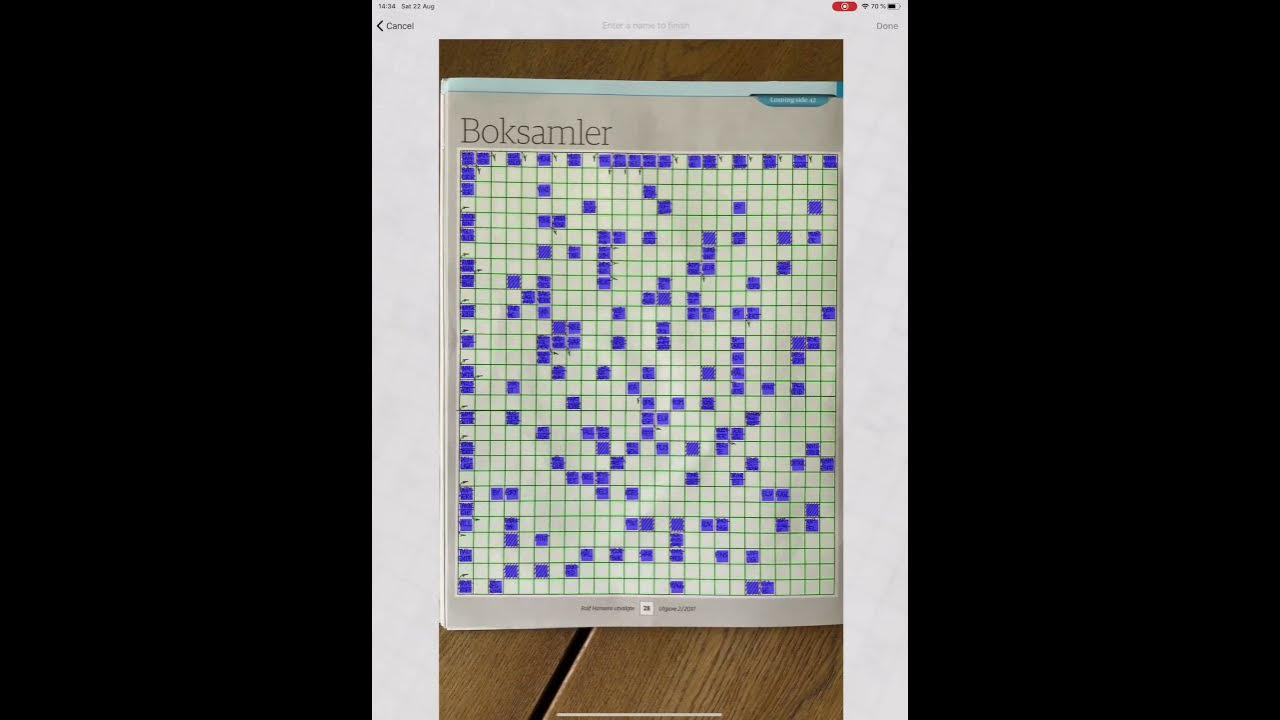
#> input picture pictures/maxres2.jpg, 1280 x 720 px, found by its file name
$ jupyter execute Segmentation_Detection.ipynb   (older library calls are emulated)
#> lines starting #> are read from the running program, lines starting #| are printed output that depends on the picture; after the words box and inside, x2 and y2 are one past the last pixel; in counts of white or black regions, pixels touching at a corner belong together
[cell 1]
import sys
import math
import cv2
import numpy  as np
import matplotlib.pyplot as plt

[cell 2]
# Set the default file
file = r'pictures\maxres2.jpg'
    # Load the image (you can directly use the file path)
src = cv2.imread(file, cv2.IMREAD_GRAYSCALE)
#> src: shape (720, 1280); min 0, max 255, mean 72.1

Global Processing Hough Transform

[cell 3]
   # Perform Canny edge detection
dst = cv2.Canny(src, 50, 200, None, 3)
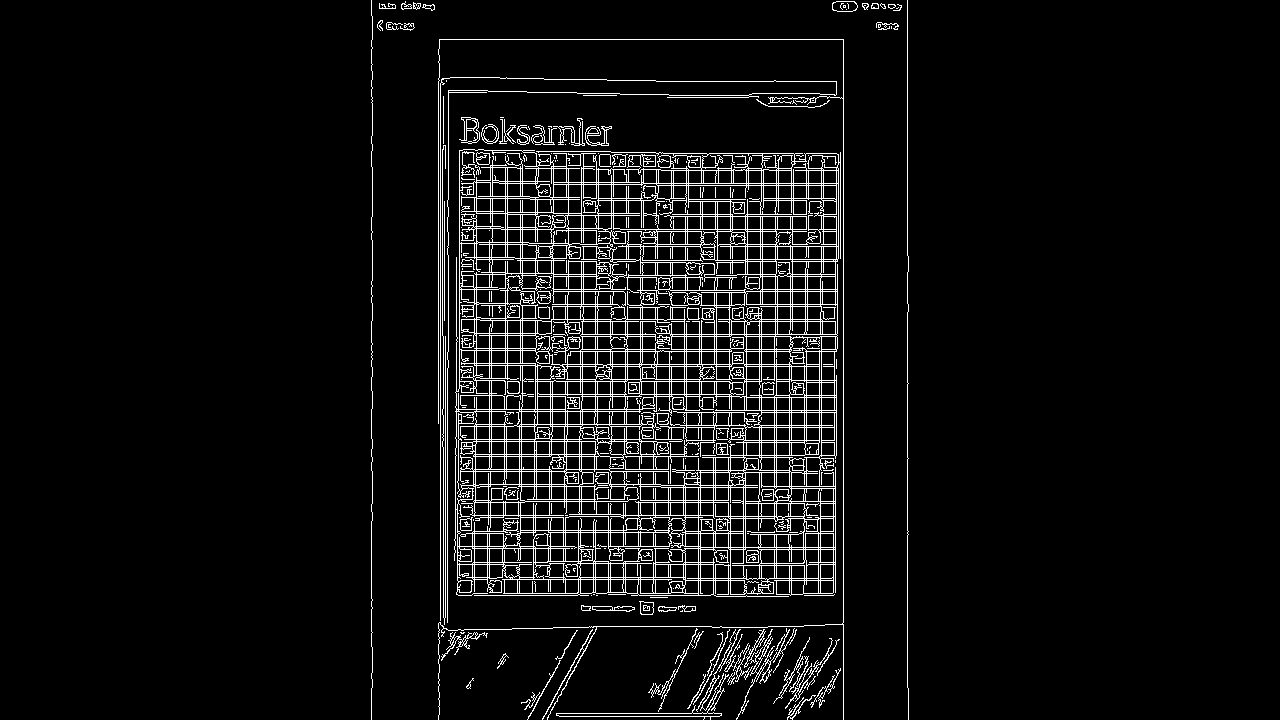
#> dst: shape (720, 1280); 6% white in thin lines or dots, all inside (x1, y1, x2, y2) = (371, 0, 909, 720)

    # Convert edges to BGR for display
cdst = cv2.cvtColor(dst, cv2.COLOR_GRAY2BGR)
cdstP = np.copy(cdst)

    # Standard Hough Line Transform
lines = cv2.HoughLines(dst, 1, np.pi / 180, 150, None, 0, 0)
#> lines = 1895 rows, first 8: [843, 0], [907, 0], [440, 0], [39, 1.57], [438, 0], [371, 0], [443, 0], [776, 0]

if lines is not None:
        for i in range(0, len(lines)):
            rho = lines[i][0][0]
            theta = lines[i][0][1]
            a = math.cos(theta)
            b = math.sin(theta)
            x0 = a * rho
            y0 = b * rho
            pt1 = (int(x0 + 1000*(-b)), int(y0 + 1000*(a)))
            pt2 = (int(x0 - 1000*(-b)), int(y0 - 1000*(a)))
            cv2.line(cdst, pt1, pt2, (0, 0, 255), 3, cv2.LINE_AA)
#> this loop made 1895 passes
#> (rho, theta, a, b, x0, y0, pt1, pt2) on passes 1 to 3: (843, 0, 1, 0, 843, 0, (843, 1000), (843, -1000)), (907, 0, 1, 0, 907, 0, (907, 1000), (907, -1000)), (440, 0, 1, 0, 440, 0, (440, 1000), (440, -1000))
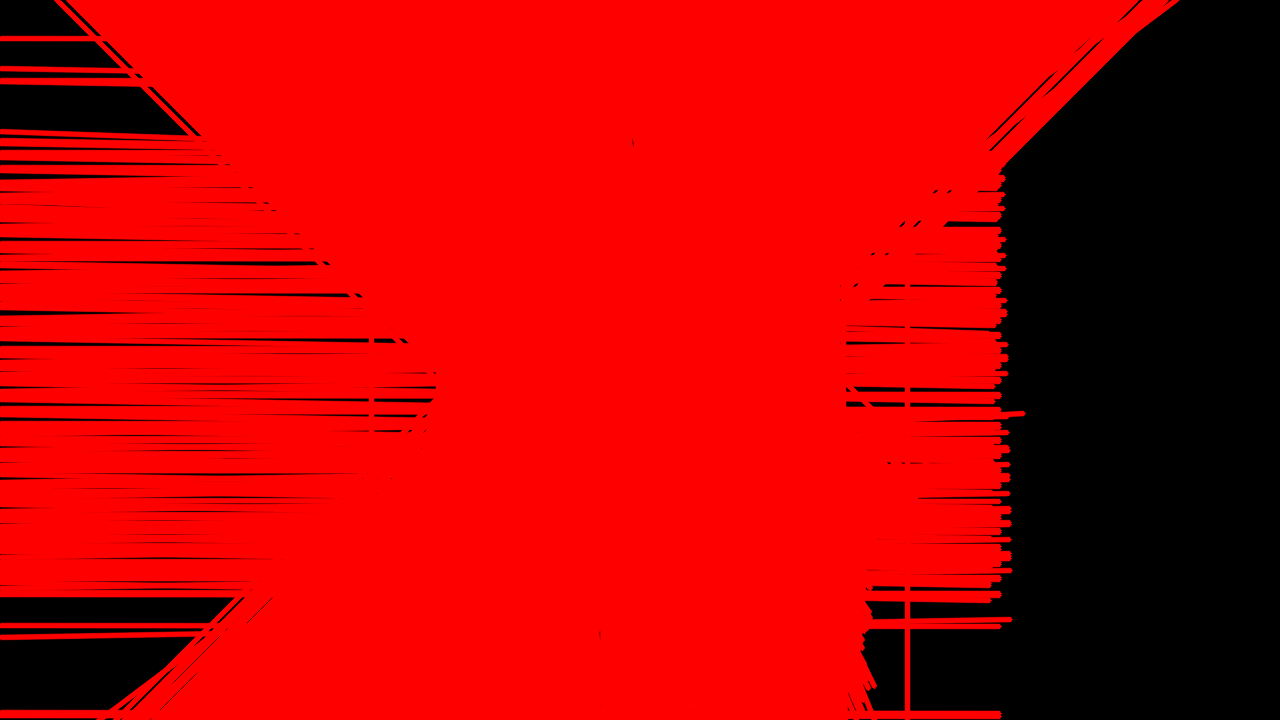
#> cdst: shape (720, 1280, 3); mean B, G, R 0, 0, 187.5

    # Probabilistic Hough Line Transform
linesP = cv2.HoughLinesP(dst, 1, np.pi / 180, 50, None, 50, 10)
#> linesP = 383 rows, first 6: [843, 719, 843, 39], [907, 255, 907, 0], [440, 624, 440, 83], [372, 520, 372, 439], [439, 39, 842, 39], [371, 646, 371, 504]

if linesP is not None:
        for i in range(0, len(linesP)):
            l = linesP[i][0]
            cv2.line(cdstP, (l[0], l[1]), (l[2], l[3]), (0, 0, 255), 3, cv2.LINE_AA)
#> this loop made 383 passes
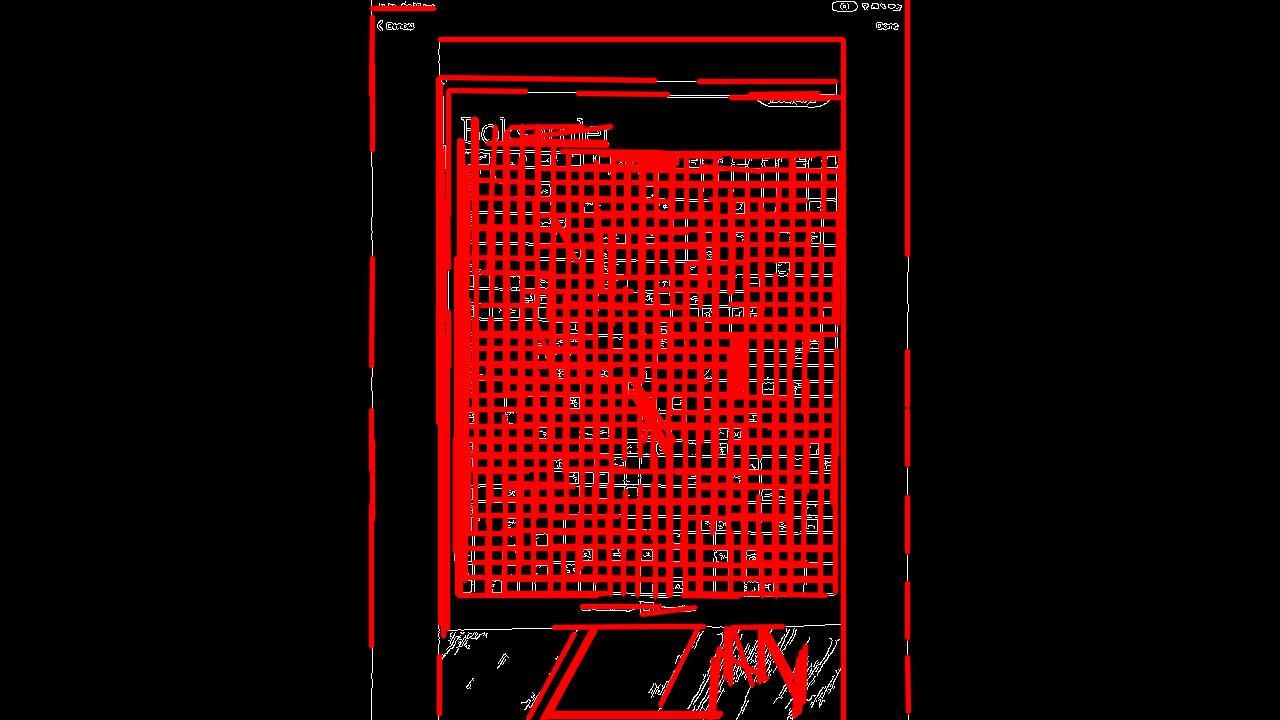
#> cdstP: shape (720, 1280, 3); mean B, G, R 2.7, 2.7, 42.7

[cell 4]
plt.subplot(2, 2, 1)
plt.imshow(src, cmap='gray')
plt.title("Canny")
plt.axis('off')


plt.subplot(2, 2, 2)
plt.imshow(cdst, cmap='gray')
plt.title("Canny Line")
plt.axis('off')

plt.subplot(2, 2, 3)
plt.imshow(cdstP, cmap='gray')
plt.title("Original IMG")
plt.axis('off')

plt.show()
#> figure, not shown here; B, G, R data is drawn as R, G, B

*Local Processing using Sobel*

[cell 5]
image_path = 'pictures\maxres2.jpg'

src = cv2.imread(image_path, cv2.IMREAD_GRAYSCALE)

grad_x = cv2.Sobel(src, cv2.CV_64F, 1, 0, ksize=3)  # Gradient in X direction
grad_y = cv2.Sobel(src, cv2.CV_64F, 0, 1, ksize=3)  # Gradient in Y direction

    # Compute the absolute values of the gradients
abs_grad_x = cv2.convertScaleAbs(grad_x)
abs_grad_y = cv2.convertScaleAbs(grad_y)

    # Combine the gradients to get the total edge strength (magnitude)
grad_magnitude = cv2.addWeighted(abs_grad_x, 0.5, abs_grad_y, 0.5, 0)

[cell 6]
cv2.imshow('Original Image', src)
cv2.imshow('Sobel Grad X', grad_x)
cv2.imshow('Sobel Grad Y', grad_y)
cv2.imshow('Sobel Magnitude', grad_magnitude)
cv2.imshow('Global Treshold', cdstP)

    # Wait for a key press and close all windows
cv2.waitKey(0)
cv2.destroyAllWindows()

[cell 7]
image_path2 = r'pictures\R.jpeg'

src2 = cv2.imread(image_path2, cv2.IMREAD_GRAYSCALE)
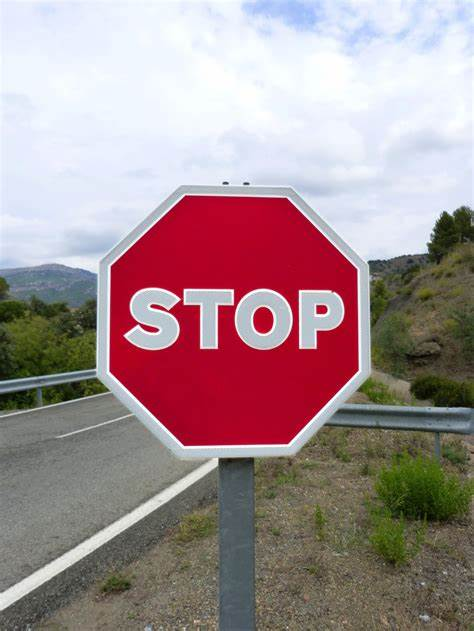
#> input picture pictures/R.jpeg, 474 x 631 px, found by its file name
#> src2: shape (631, 474); min 0, max 255, mean 148.9
blurred_img = cv2.GaussianBlur(src2, (3,3), 0)

_, global_thresh = cv2.threshold(src2, 180, 255, cv2.THRESH_BINARY)
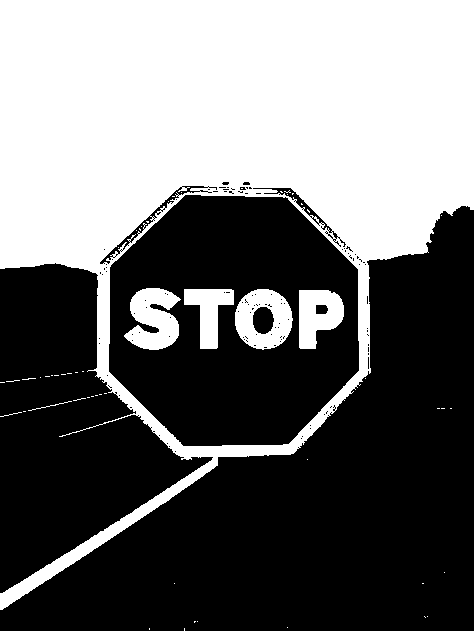
#> global_thresh: shape (631, 474); 42.6% white; 56 white regions (49 under 20 px), largest, box (x1, y1, x2, y2) and area: (0, 0, 474, 610) 119160, (124, 288, 181, 350) 2351, (235, 289, 293, 350) 2260


    # Step 2: Apply Adaptive Thresholding
adaptive_thresh_mean = cv2.adaptiveThreshold(blurred_img, 255, cv2.ADAPTIVE_THRESH_MEAN_C,
                                                cv2.THRESH_BINARY, 13, 20)
#> adaptive_thresh_mean: shape (631, 474); 94.5% white; 399 black regions (344 under 20 px), largest, box (x1, y1, x2, y2) and area: (110, 196, 358, 446) 3765, (121, 282, 349, 355) 3659, (0, 469, 216, 615) 993
adaptive_thresh_gaussian = cv2.adaptiveThreshold(blurred_img, 255, cv2.ADAPTIVE_THRESH_GAUSSIAN_C,
                                                    cv2.THRESH_BINARY, 7, 1.2)
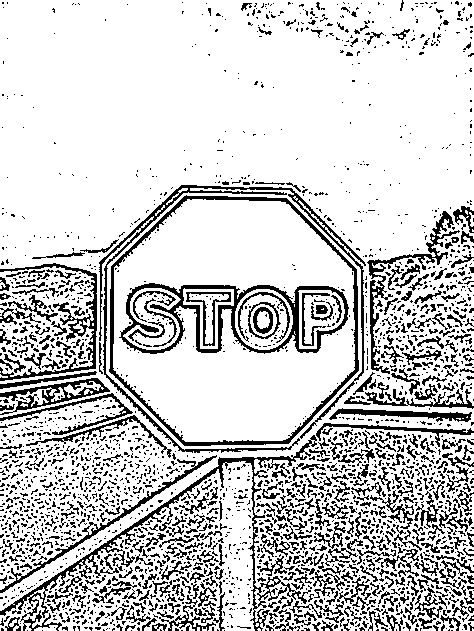
#> adaptive_thresh_gaussian: shape (631, 474); 80.2% white; black in thin lines or dots

combined_result = cv2.addWeighted(global_thresh, .5, adaptive_thresh_mean, .5, 0)
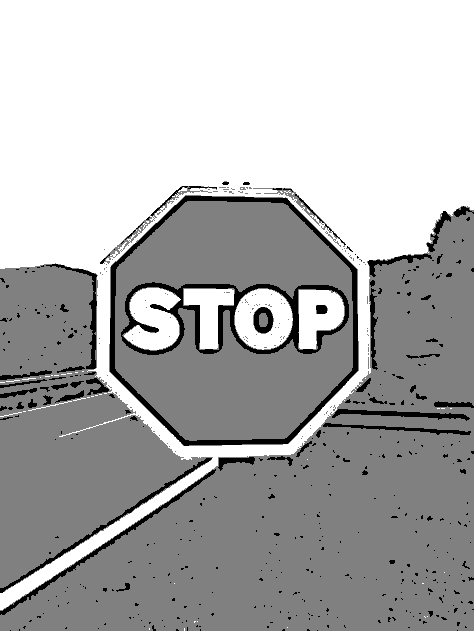
#> combined_result: shape (631, 474); min 0, max 255, mean 175.1
